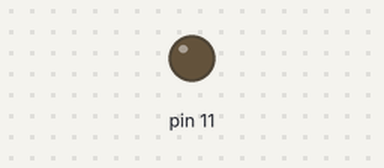
This sketch was run on a simulated Arduino Uno, built with avr-gcc and run on an emulated ATmega328P. Parts: output pins drawn as LEDs (lit = HIGH).

Above: at 0.05 s.
At 0.3 s:
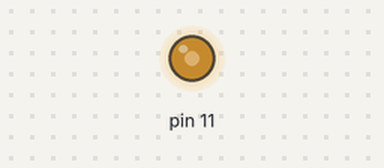
At 0.45 s:
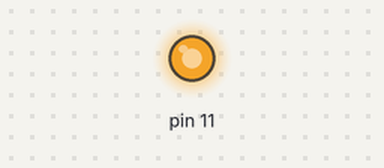
At 0.9 s:
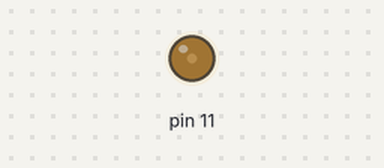
Timing chart, 0 to 3.0 s (numbered marks = the images above):
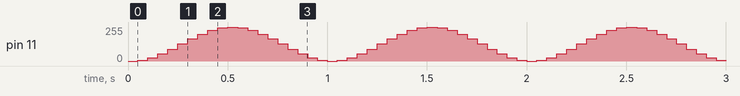

The sketch:

sketch.ino
```cpp
int pole[] = {0,6,24,53,88,128,167,202,231,249,255,249,231,202,167,128,88,53,24,6};
int delka = sizeof(pole) / sizeof(int);

int i = 0;

void setup()
{
  pinMode(11, OUTPUT);
  analogWrite(11, 0);
}

void loop()
{
  int intensity = pole[i];
  analogWrite(11, intensity);

  i = (i + 1) % delka;

  delay(50);
}

//  0 % 20 =  0 - 0 * 20 =  0
// 19 % 20 = 19 - 0 * 20 = 19
// 20 % 20 = 20 - 1 * 20 =  0
```
